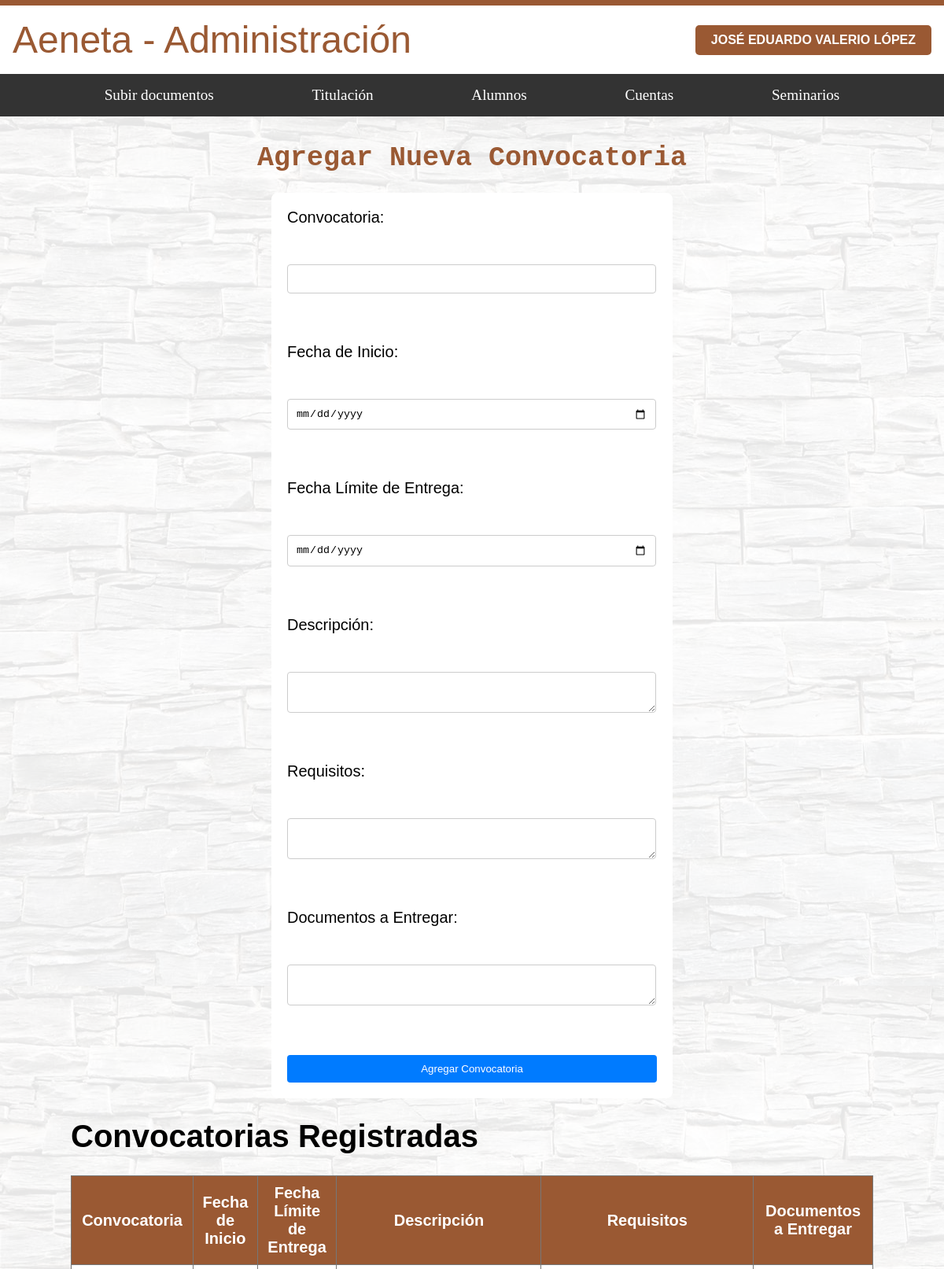
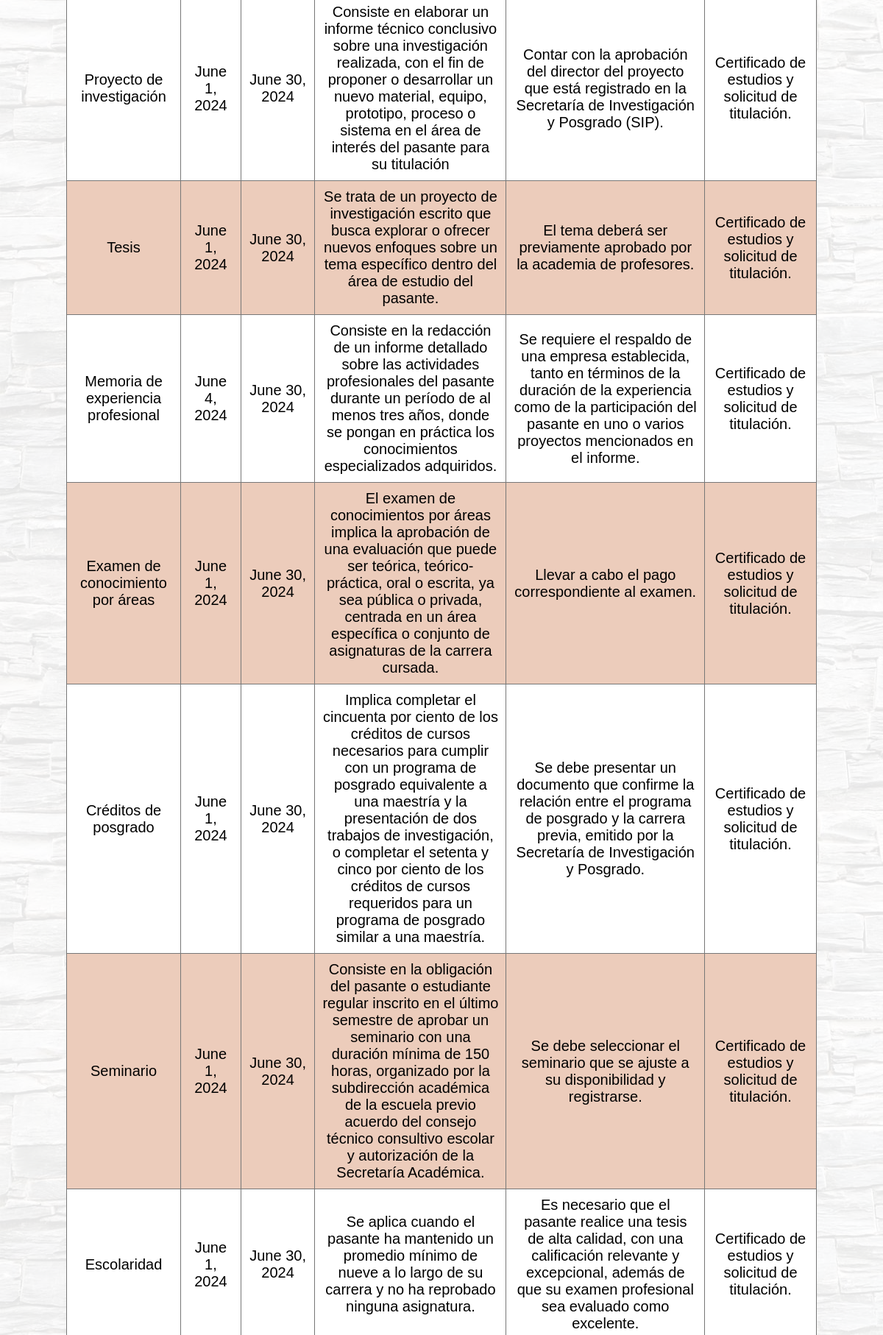
/administracion/titulacion/calendario_titulacion/ (signed in, upper part), run on the app's committed database (2 pictures, top to bottom).
### usuarios/models.py (models this page shows)
class CustomUser(AbstractUser):
    nombre = models.CharField(max_length=100)
    apellido = models.CharField(max_length=100)
    correo_electronico = models.EmailField(unique=True)
    is_administrador = models.BooleanField(default=False)
    is_alumno = models.BooleanField(default=False)
    is_docente = models.BooleanField(default=False)
    matricula = models.CharField(max_length=20, blank=True, null=True)
    programa_academico = models.CharField(max_length=100, blank=True, null=True)
    estatus = models.CharField(max_length=20, choices=[('activo', 'Activo'), ('egresado', 'Egresado')], blank=True, null=True)
    especialidad = models.CharField(max_length=100, blank=True, null=True)
    departamento_docente = models.CharField(max_length=100, blank=True, null=True)
    cargo = models.CharField(max_length=100, blank=True, null=True)
    departamento_admin = models.CharField(max_length=100, blank=True, null=True)

### administracion/models.py (models this page shows, shortened)
class FormaTitulacion(models.Model):
    convocatoria = models.CharField(max_length=100)
    fecha_inicio = models.DateField()
    fecha_limite_entrega = models.DateField()
    descripcion = models.TextField()
    requisitos = models.TextField()
    documentos_a_entregar = models.TextField()

### administracion/views.py (the view)
# urls.py: path('titulacion/calendario_titulacion/', AdministracionTitulacionCalendario.as_view(), name='calendario_titulacion'),
class AdministracionTitulacionCalendario(AdminRequiredMixin,TemplateView):
    template_name = 'administracion/titulacion/calendario_titulacion.html'
    def get_context_data(self, **kwargs):
        context = super().get_context_data(**kwargs)
        context['convocatorias'] = FormaTitulacion.objects.all()
        return context

### administracion/context_processors.py (called while the page is built)
def admin_info(request):
    if request.user.is_authenticated and hasattr(request.user, 'nombre'):
        return {
            'nombre_administrador': request.user.nombre,
            'apellido_administrador': request.user.apellido,
            'departamento_administrador': request.user.departamento_admin,
            'cargo_administrador': request.user.cargo,
            'correo_administrador': request.user.correo_electronico,
        }
    return {}

### administracion/mixins.py (called while the page is built)
    def dispatch(self, request, *args, **kwargs):
        if not request.user.is_authenticated:
            return self.handle_no_permission()
        if not getattr(request.user, 'is_administrador', False):  # Usar getattr para manejar si el atributo no existe
            messages.error(request, 'No tienes permiso para ver esta página.')
            return redirect('nombre_de_la_url_por_defecto')
        return super().dispatch(request, *args, **kwargs)

### alumnos/context_processors.py (called while the page is built)
def alumno_info(request):
    if request.user.is_authenticated and hasattr(request.user, 'nombre'):
        return {
            'nombre_alumno' : request.user.nombre,
            'apellido_alumno' :request.user.apellido,
            'boleta_alumno': request.user.matricula,
            'programa_academico': request.user.programa_academico,
            'estatus_alumno': request.user.estatus,
            'correo_alumno':request.user.correo_electronico,
        }
    return {}

### docente/context_processors.py (called while the page is built)
def docente_info(request):
    if request.user.is_authenticated and hasattr(request.user, 'nombre'):
        return {
            'nombre_docente': request.user.nombre,
            'apellido_docente': request.user.apellido,
            'especialidad_docente': request.user.especialidad,
            'departamento_docente': request.user.departamento_docente,
            'correo_docente': request.user.correo_electronico,
        }
    return {}

### administracion/templates/administracion/titulacion/calendario_titulacion.html (shortened to what this page needs)
{% extends "base_generic_Administracion.html" %}
{% block content %}
  <div id="fondo">
    <div class="contenedor_principal letra_texto">
        <h1 class="letra_titulos">Agregar Nueva Convocatoria</h1>
        <div class="contenedor_formulario">
            <form action="{% url 'administracion:agregar_convocatoria' %}" method="post">
                <label for="convocatoria">Convocatoria:</label><br>
                <input type="text" id="convocatoria" name="convocatoria" required><br>
                <label for="fecha_inicio">Fecha de Inicio:</label><br>
                <input type="date" id="fecha_inicio" name="fecha_inicio" required><br>
                <label for="fecha_limite_entrega">Fecha Límite de Entrega:</label><br>
                <input type="date" id="fecha_limite_entrega" name="fecha_limite_entrega" required><br>
                <label for="descripcion">Descripción:</label><br>
                <textarea id="descripcion" name="descripcion" required></textarea><br>
                <label for="requisitos">Requisitos:</label><br>
                <textarea id="requisitos" name="requisitos" required></textarea><br>
                <label for="documentos_a_entregar">Documentos a Entregar:</label><br>
                <textarea id="documentos_a_entregar" name="documentos_a_entregar" required></textarea><br>
                <input type="submit" value="Agregar Convocatoria">
            </form>
        </div>
      <h1>Convocatorias Registradas</h1>
        <table border="1">
            <thead>
                <tr>
                    <th>Convocatoria</th>
                    <th>Fecha de Inicio</th>
                    <th>Fecha Límite de Entrega</th>
                    <th>Descripción</th>
                    <th>Requisitos</th>
                    <th>Documentos a Entregar</th>
                </tr>
            </thead>
            <tbody>
                {% for convocatoria in convocatorias %}
                <tr>
                    <td>{{ convocatoria.convocatoria }}</td>
                    <td>{{ convocatoria.fecha_inicio }}</td>
                    <td>{{ convocatoria.fecha_limite_entrega }}</td>
                    <td>{{ convocatoria.descripcion }}</td>
                    <td>{{ convocatoria.requisitos }}</td>
                    <td>{{ convocatoria.documentos_a_entregar }}</td>
                </tr>
                {% endfor %}
            </tbody>
        </table>
    </div>
  </div>
{% endblock %}

### administracion/templates/base_generic_Administracion.html (shortened to what this page needs)
<!DOCTYPE html>
{%load static %}
<html lang="es">
<head>
    <link rel="stylesheet" type="text/css" href="{% static 'styles/home_administracion.css' %}">
    <link rel="stylesheet" type="text/css" href="{% static 'styles/subirDoc.css' %}">
    <link rel="stylesheet" type="text/css" href="{% static 'styles/base.css' %}">
    <link rel="stylesheet" type="text/css" href="{% static 'styles/informacion.css' %}">
    <link rel="stylesheet" type="text/css" href="{% static 'styles/nav_bar.css' %}">
    <link rel="stylesheet" type="text/css" href="{% static 'styles/alumno.css' %}">
    <link rel="stylesheet" type="text/css" href="{% static 'styles/crear_cuentas.css' %}">
    <link rel="stylesheet" type="text/css" href="{% static 'styles/administrar_cuentas.css' %}">
    <link rel="stylesheet" type="text/css" href="{% static 'styles/paginacion.css' %}">
    <link rel="stylesheet" href="https://cdnjs.cloudflare.com/ajax/libs/font-awesome/6.0.0-beta3/css/all.min.css">
</head>
<body>
    <div id="nombre_sistema" class="header-flex-container">
        <a href="{% url 'administracion:home' %}">
            <span>Aeneta - Administración</span>
        </a>
        <div class="admin-info">
            {% if nombre_administrador %}
                <div class="dropdown_base">
                    <button class="dropbtn_base">{{ nombre_administrador }} {{ apellido_administrador }}</button>
                </div>
            {% endif %}
        </div>
    </div>
    <nav class="nav_bar" aria-label="Navegación principal">
        <a class="nav-link" href="{% url 'administracion:subir_documento' %}">Subir documentos</a>
        <div class="dropdown">
            <a class="nav-link">Titulación</a>
        </div>
        <a class="nav-link" href="{% url 'administracion:alumnos' %}">Alumnos</a>
        <div class="dropdown">
            <a class="nav-link">Cuentas</a>
        </div>
        <a class="nav-link" href="{% url 'administracion:seminarios' %}">Seminarios</a>
    </nav>
    {% block content %}{% endblock %}
</body>
</html>

### administracion/static/styles/home_administracion.css (style rules this page uses)
html { margin: 0; padding: 0; overflow-x: hidden; box-sizing: border-box; }
.header-flex-container, #fondo, footer { width: 100%; max-width: 100%; box-sizing: border-box; }
body { margin: 0; padding: 0; min-height: 100vh; display: flex; flex-direction: column; }
.header-flex-container, #fondo, footer { width: 100%; }
#fondo { position: relative; flex: 1; display: flex; flex-direction: column; justify-content: center; }
#fondo::before { content: ''; background-image: url('/static/image_admin/fondos_admin/Fondo.jpg'); opacity: 0.1; top: 0; left: 0; bottom: 0; right: 0; position: absolute; z-index: -1; }
.contenedor_principal { position: relative; margin: auto; width: 85%; z-index: 2; padding: 10px; }
.letra_titulos { font-family: monospace; color: #9A5933; font-size: 35px; text-align: center; }
.letra_texto { font-family: sans-serif; color: black; font-size: 20px; text-align: justify; }
.header-flex-container { display: flex; justify-content: space-between; align-items: center; padding: 1rem; background-color: #fff; border-top: 7px solid #9A5933; font-family: 'Malgun Gothic Semilight', sans-serif; }
.header-flex-container span { font-size: 3rem; color: #9A5933; font-weight: 300; }
.header-flex-container button { background-color: #9A5933; color: white; border: none; padding: 10px 20px; text-transform: uppercase; font-weight: bold; cursor: pointer; border-radius: 5px; }
.header-flex-container a, .header-flex-container a:visited { text-decoration: none; color: inherit; }

### administracion/static/styles/subirDoc.css (style rules this page uses)
.contenedor_principal { position: relative; margin: auto; width: 85%; z-index: 2; padding: 10px; }
.letra_titulos { font-family: monospace; color: #9A5933; font-size: 35px; text-align: center; }
.letra_texto { font-family: sans-serif; color: black; font-size: 20px; text-align: justify; }
.contenedor_formulario { margin: auto; width: 50%; }
form { display: grid; grid-gap: 10px; padding: 20px; border-radius: 8px; background-color: #fff; }
label { margin-bottom: 5px; }
input[type="text"], input[type="date"], input[type="file"], select, textarea { width: 95%; padding: 10px; margin-bottom: 20px; border: 1px solid #ccc; border-radius: 4px; }
input[type="submit"] { width: auto; padding: 10px 20px; background-color: #007bff; color: white; border: none; border-radius: 4px; cursor: pointer; }

### administracion/static/styles/base.css (style rules this page uses)
.header-flex-container { display: flex; justify-content: space-between; align-items: center; }
.admin-info { display: flex; align-items: center; gap: 10px; font-family: monospace; color: #9A5933; font-size: 20px; }
.dropdown_base { position: relative; display: inline-block; z-index: 1030; }
.dropbtn_base { background-color: #9A5933; color: white; padding: 16px; font-size: 16px; border: none; cursor: pointer; }

### administracion/static/styles/nav_bar.css (style rules this page uses)
.nav_bar { display: flex; justify-content: space-evenly; align-items: center; position: sticky; top: 0; background: #333333; padding: .5rem .5rem; z-index: 1029; }
.nav-link, .dropbtn { color: white; text-decoration: none; padding: 0.5rem 0; font-size: 1.2rem; transition: opacity 0.3s; }
.dropdown { position: relative; display: inline-block; z-index: 1030; }

### administracion/static/styles/alumno.css (style rules this page uses)
table { width: 100%; border-collapse: collapse; background-color: white; }
table th, table td { border: 1px solid #777777; padding: 10px; text-align: center; }
thead th { background-color: #9A5933; color: #fff; }
tbody tr:nth-child(even) { background-color: #ecccbb; }

### data on the page
CustomUser: nombre "JOSÉ EDUARDO", apellido "VALERIO LÓPEZ"
FormaTitulacion: convocatoria "Proyecto de investigación", fecha_inicio "June 1, 2024", fecha_limite_entrega "June 30, 2024", descripcion "Consiste en elaborar un informe técnico conclusivo sobre una investigación realizada, con el fin de proponer o desarrollar un nuevo material, equipo, prototipo, proceso o sistema en el área de interés del pasante para su titulación", requisitos "Contar con la aprobación del director del proyecto que está registrado en la Secretaría de Investigación y Posgrado (SIP).", documentos_a_entregar "Certificado de estudios y solicitud de titulación."
FormaTitulacion: convocatoria "Tesis", fecha_inicio "June 1, 2024", fecha_limite_entrega "June 30, 2024", descripcion "Se trata de un proyecto de investigación escrito que busca explorar o ofrecer nuevos enfoques sobre un tema específico dentro del área de estudio del pasante.", requisitos "El tema deberá ser previamente aprobado por la academia de profesores.", documentos_a_entregar "Certificado de estudios y solicitud de titulación."
FormaTitulacion: convocatoria "Memoria de experiencia profesional", fecha_inicio "June 4, 2024", fecha_limite_entrega "June 30, 2024", descripcion "Consiste en la redacción de un informe detallado sobre las actividades profesionales del pasante durante un período de al menos tres años, donde se pongan en práctica los conocimientos especializados adquiridos.", requisitos "Se requiere el respaldo de una empresa establecida, tanto en términos de la duración de la experiencia como de la participación del pasante en uno o varios proyectos mencionados en el informe.", documentos_a_entregar "Certificado de estudios y solicitud de titulación."
FormaTitulacion: convocatoria "Examen de conocimiento por áreas", fecha_inicio "June 1, 2024", fecha_limite_entrega "June 30, 2024", descripcion "El examen de conocimientos por áreas implica la aprobación de una evaluación que puede ser teórica, teórico-práctica, oral o escrita, ya sea pública o privada, centrada en un área específica o conjunto de asignaturas de la carrera cursada.", requisitos "Llevar a cabo el pago correspondiente al examen.", documentos_a_entregar "Certificado de estudios y solicitud de titulación."
FormaTitulacion: convocatoria "Créditos de posgrado", fecha_inicio "June 1, 2024", fecha_limite_entrega "June 30, 2024", descripcion "Implica completar el cincuenta por ciento de los créditos de cursos necesarios para cumplir con un programa de posgrado equivalente a una maestría y la presentación de dos trabajos de investigación, o completar el setenta y cinco por ciento de los créditos de cursos requeridos para un programa de posgrado similar a una maestría.", requisitos "Se debe presentar un documento que confirme la relación entre el programa de posgrado y la carrera previa, emitido por la Secretaría de Investigación y Posgrado.", documentos_a_entregar "Certificado de estudios y solicitud de titulación."
FormaTitulacion: convocatoria "Seminario", fecha_inicio "June 1, 2024", fecha_limite_entrega "June 30, 2024", descripcion "Consiste en la obligación del pasante o estudiante regular inscrito en el último semestre de aprobar un seminario con una duración mínima de 150 horas, organizado por la subdirección académica de la escuela previo acuerdo del consejo técnico consultivo escolar y autorización de la Secretaría Académica.", requisitos "Se debe seleccionar el seminario que se ajuste a su disponibilidad y registrarse.", documentos_a_entregar "Certificado de estudios y solicitud de titulación."
FormaTitulacion: convocatoria "Escolaridad", fecha_inicio "June 1, 2024", fecha_limite_entrega "June 30, 2024", descripcion "Se aplica cuando el pasante ha mantenido un promedio mínimo de nueve a lo largo de su carrera y no ha reprobado ninguna asignatura.", requisitos "Es necesario que el pasante realice una tesis de alta calidad, con una calificación relevante y excepcional, además de que su examen profesional sea evaluado como excelente.", documentos_a_entregar "Certificado de estudios y solicitud de titulación."
